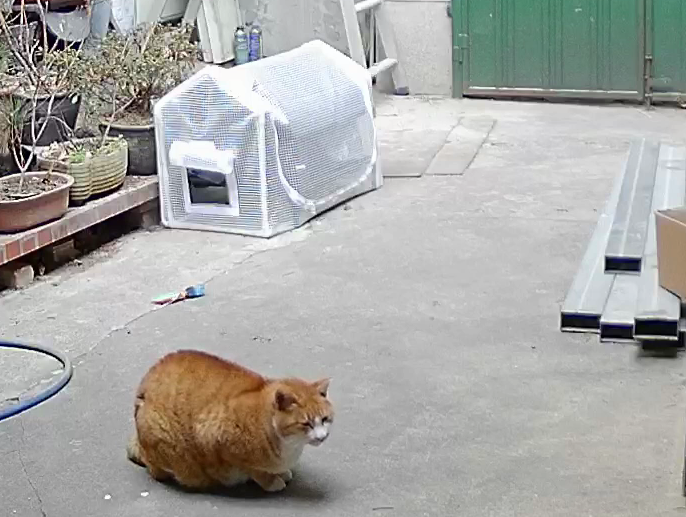
#> input picture vlcsnap-2026-03-23-13h01m34s639.png, 686 x 517 px
$ python -i graphic_assets.py   (imports and definitions only)
#> lines starting #> are read from the running program, lines starting #| are printed output that depends on the picture; after the words box and inside, x2 and y2 are one past the last pixel; in counts of white or black regions, pixels touching at a corner belong together
#> further down, picture is the input picture: PIL image 686x517 RGB; mean R, G, B 168.3, 168.2, 165.2
"""그래픽 오버레이용 라이브러리 PNG 자산 로더 (#71).

기존 ``src/clip_editor.py`` 의 ``_draw_reaction_icon_shape`` / ``_build_smell_cloud_image``
/ ``_render_alert_png`` / ``_render_target_png`` 가 직접 도형을 그리던 코드의 **상위 옵션**
으로 동작한다. 자산이 있으면 PIL 이미지를 그대로 반환하고, 없으면 ``None`` 을 돌려 호출
측이 기존 벡터 그리기 폴백을 타게 한다.

자산 위치: ``assets/graphics/{category}/{name}.png`` (Twemoji 72×72, CC-BY 4.0).
파일이 추가/교체되면 별도 코드 변경 없이 적용된다.
"""

from __future__ import annotations

from functools import lru_cache
from pathlib import Path

# 리포 루트 기준 자산 디렉토리. ``src/clip_editor.py`` 와 같은 작업 디렉토리 가정.
_ASSETS_ROOT = Path(__file__).resolve().parent.parent / "assets" / "graphics"


# 카테고리/이름 → 파일명. 새로운 자산을 추가하려면 카테고리 dict 에 한 줄 더한다.
# 카테고리 키는 clip_editor 분기에서 그대로 사용한다.
_ASSET_TABLE: dict[str, dict[str, str]] = {
    "reaction": {
        "thunder": "thunder.png",
        "sweat": "sweat.png",
        "question": "question.png",
        "exclamation": "exclamation.png",
    },
    "alert": {
        "warning": "warning.png",
        "info": "info.png",
        "error": "error.png",
    },
    "target": {
        "crosshair": "crosshair.png",
        "arrow": "arrow.png",
    },
    "smell": {
        # 단일 cloud 자산을 후처리(colorize)로 색 변환. green/brown/white 등은
        # 호출 측이 직접 PIL 로 변환한다.
        "cloud": "cloud.png",
    },
}


# [73 lines left out: functions get_asset_path, _load_asset_cached, load_resized_asset, colorize_asset, not called in this run]


# ── 주색상 추출 + 글로우 후처리 (#71 후속) ─────────────────────────────────
# Twemoji 단색 톤이 영상 배경에 묻혀 가독성이 낮은 문제를 보완. 자산의 주색상
# (알파>128 픽셀의 가중 평균)으로 외곽 글로우를 자동 합성한다. 사용자가 색을
# 직접 지정하지 않아도 reaction(노랑/파랑/빨강 등) 별로 적절한 톤이 나오도록.

# 글로우 권장 톤 — 채도 가중 평균이 자산의 인지 색과 어긋날 때 사용 (예: Twemoji ❓
# 는 빨간 배경에 흰 물음표라 평균은 빨강이 우세하지만 "물음표=파랑" 인지 톤이 더
# 적절). 명시 매핑이 있으면 항상 우선, 없으면 dominant_color 폴백.
_PREFERRED_GLOW_RGB: dict[tuple[str, str], tuple[int, int, int]] = {
    ("reaction", "thunder"): (255, 220, 50),    # 옐로우
    ("reaction", "sweat"): (90, 180, 245),       # 라이트블루
    ("reaction", "question"): (90, 160, 255),    # 블루
    ("reaction", "exclamation"): (255, 90, 90),  # 레드
    ("alert", "warning"): (255, 200, 60),
    ("alert", "info"): (70, 150, 230),
    ("alert", "error"): (240, 60, 60),
    ("target", "crosshair"): (255, 80, 80),
    ("target", "arrow"): (70, 160, 230),
    ("smell", "cloud"): (220, 220, 220),
}


# [15 lines left out: functions preferred_glow_color, _dominant_color_cached, not called in this run]


def _compute_dominant_color(image) -> tuple[int, int, int] | None:
    """RGBA 이미지에서 채도 가중 평균 RGB 를 반환. 알파>128 픽셀만 사용.

    채도 가중을 쓰는 이유: Twemoji 는 흰색 하이라이트가 많아 단순 평균이 회색에
    가까워지는 경향. (max-min) 로 채도를 근사해 곱해주면 ⚡ 노랑/💧 파랑/💢 빨강
    같은 식별색이 살아남는다. 채도 가중 합이 너무 작으면(=거의 무채색) 단순 평균
    으로 폴백.
    """
    if image is None:
        return None
    try:
        from PIL import Image  # noqa: F401
    except ImportError:
        return None
    if image.mode != "RGBA":
        image = image.convert("RGBA")
    # 작은 썸네일로 다운샘플 — 72x72 자산도 5000+ 픽셀, 32x32 면 충분.
    thumb = image.copy()
    thumb.thumbnail((32, 32))
    px = thumb.load()
    w, h = thumb.size
    sum_r = sum_g = sum_b = 0.0
    sum_w = 0.0
    plain_r = plain_g = plain_b = 0.0
    plain_c = 0
    for y in range(h):
        for x in range(w):
            r, g, b, a = px[x, y]
            if a < 128:
                continue
            sat = max(r, g, b) - min(r, g, b)  # 0~255
            plain_r += r; plain_g += g; plain_b += b; plain_c += 1
            if sat <= 0:
                continue
            weight = sat / 255.0
            sum_r += r * weight
            sum_g += g * weight
            sum_b += b * weight
            sum_w += weight
    if sum_w > 1e-6:
        return (
            int(round(sum_r / sum_w)),
            int(round(sum_g / sum_w)),
            int(round(sum_b / sum_w)),
        )
    if plain_c > 0:
        return (
            int(round(plain_r / plain_c)),
            int(round(plain_g / plain_c)),
            int(round(plain_b / plain_c)),
        )
    return None


def dominant_color(category: str, name: str) -> tuple[int, int, int] | None:
    """카테고리/이름 → 주색상 RGB. 자산 미존재 시 None."""
    return _dominant_color_cached((category, name))


def add_outer_glow(
    image,
    color_rgb: tuple[int, int, int] | None = None,
    blur_radius: int | None = None,
    intensity: float = 1.0,
    pad: int | None = None,
    outline_color: tuple[int, int, int] = (0, 0, 0),
    outline_width: int | None = None,
):
    """이미지 외곽에 글로우(어우라) + 외곽선을 합성한 RGBA 사본을 반환한다.

    동작:
      1. 입력보다 ``pad`` 만큼 큰 캔버스에 알파 마스크를 가져와 가우시안 블러로 부풂(글로우).
      2. 같은 알파 마스크를 작은 반경(MaxFilter)으로 살짝 부풀려 외곽선 레이어를 만듬.
      3. 캔버스 위에 글로우 → 외곽선 → 원본 이미지 순으로 alpha_composite.

    파라미터:
      color_rgb: 글로우 색. None 이면 입력 이미지의 주색상으로 자동 선택.
      blur_radius: 가우시안 블러 반경(px). None 이면 입력 크기 기준 자동 (max(short_edge*0.18, 4)).
      intensity: 글로우 알파 multiplier (0.0~2.0 권장). 기본 1.0.
      pad: 캔버스 패딩(px). None 이면 blur_radius*2.
      outline_color: 외곽선 RGB. 기본 검정.
      outline_width: 외곽선 두께(px). None 이면 short_edge*0.025 (대략 자산의 2~3%).

    None 반환: 입력이 None 이거나 PIL 미설치.
    """
#> called with intensity = 1, outline_color = (0, 0, 0)
    if image is None:
        return None
    try:
        from PIL import Image, ImageFilter
    except ImportError:
        return image

    if image.mode != "RGBA":
        image = image.convert("RGBA")

    w, h = image.size
#> w = 686; h = 517
    short_edge = min(w, h)
#> short_edge = 517
    if blur_radius is None:
        blur_radius = max(4, int(short_edge * 0.18))
#> blur_radius = 93
    if pad is None:
        pad = blur_radius * 2
#> pad = 186
    if outline_width is None:
        outline_width = max(1, int(short_edge * 0.025))
#> outline_width = 12

    if color_rgb is None:
        color_rgb = _compute_dominant_color(image) or (255, 255, 255)
#> in _compute_dominant_color, `thumb.thumbnail((32, 32))`:
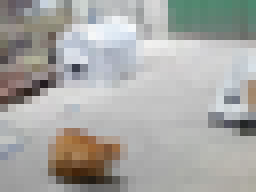
#> thumb: PIL image 32x24 RGBA (shown 8 times larger); mean R, G, B, A 168.3, 168.2, 165.2, 255
#> after the loop in _compute_dominant_color, `for y in range(h):`: plain_b = 126874; plain_c = 768; plain_g = 129159; plain_r = 129232; sum_b = 4251.3; sum_g = 4773.7; sum_r = 5001.7; sum_w = 35.3
#> color_rgb = (142, 135, 120)

    canvas_w = w + pad * 2
#> canvas_w = 1058
    canvas_h = h + pad * 2
#> canvas_h = 889

    # 알파 마스크를 캔버스에 패딩하여 배치 (글로우/외곽선 공유)
    mask = Image.new("L", (canvas_w, canvas_h), 0)
#> mask: PIL image 1058x889 L; every value is 0
    src_alpha = image.split()[3]
#> src_alpha: PIL image 686x517 L; every value is 255
    mask.paste(src_alpha, (pad, pad))
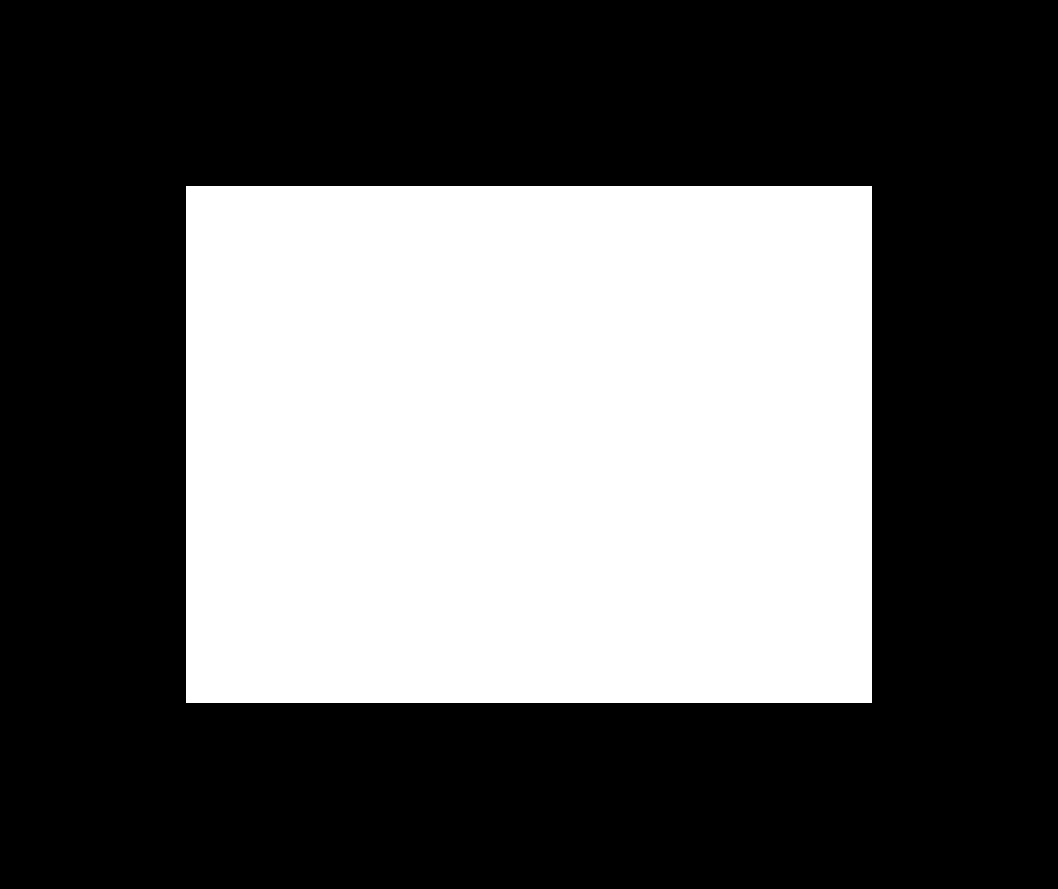
#> mask: PIL image 1058x889 L; 37.7% white; 1 white region, box (x1, y1, x2, y2) and area: (186, 186, 872, 703) 354662

    # 1) 글로우 — 큰 반경의 가우시안 블러
    blurred = mask.filter(ImageFilter.GaussianBlur(radius=blur_radius))
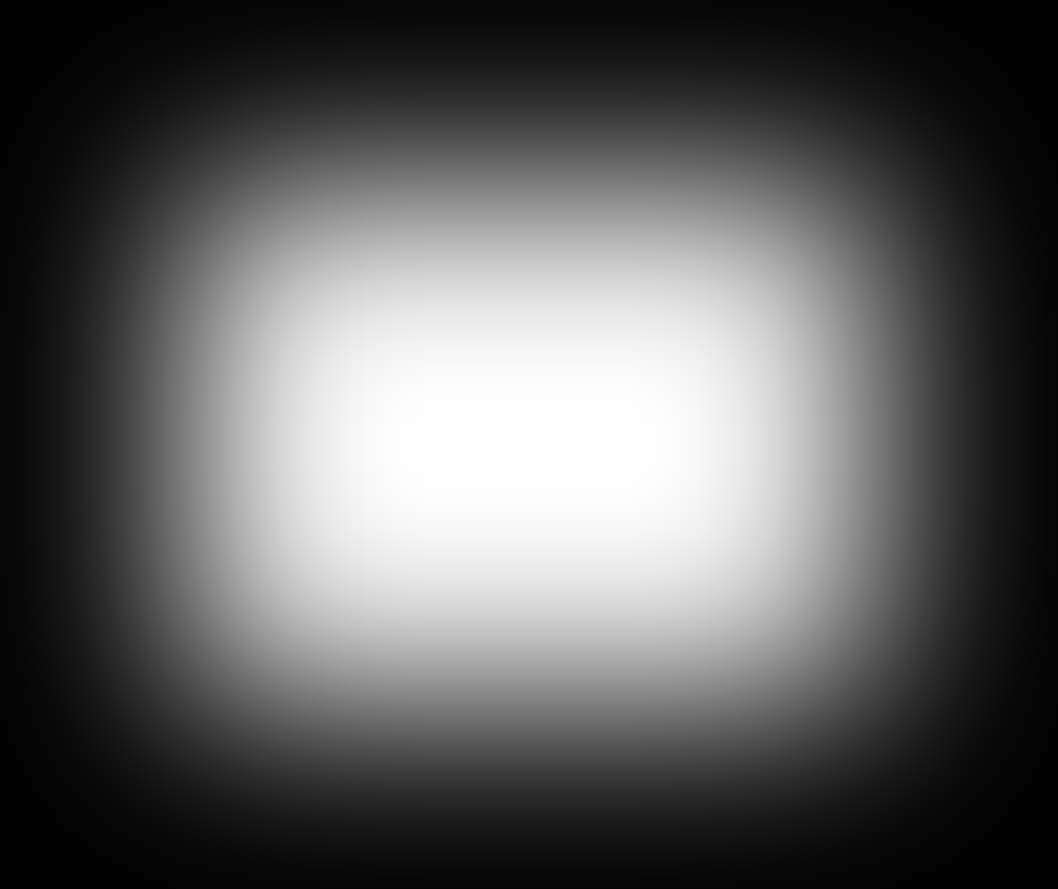
#> blurred: PIL image 1058x889 L; min 0, max 255, mean 95.9
    if intensity != 1.0:
        blurred = blurred.point(lambda v: min(255, int(v * intensity)))
    glow_layer = Image.new("RGBA", (canvas_w, canvas_h), color_rgb + (0,))
    glow_layer.putalpha(blurred)
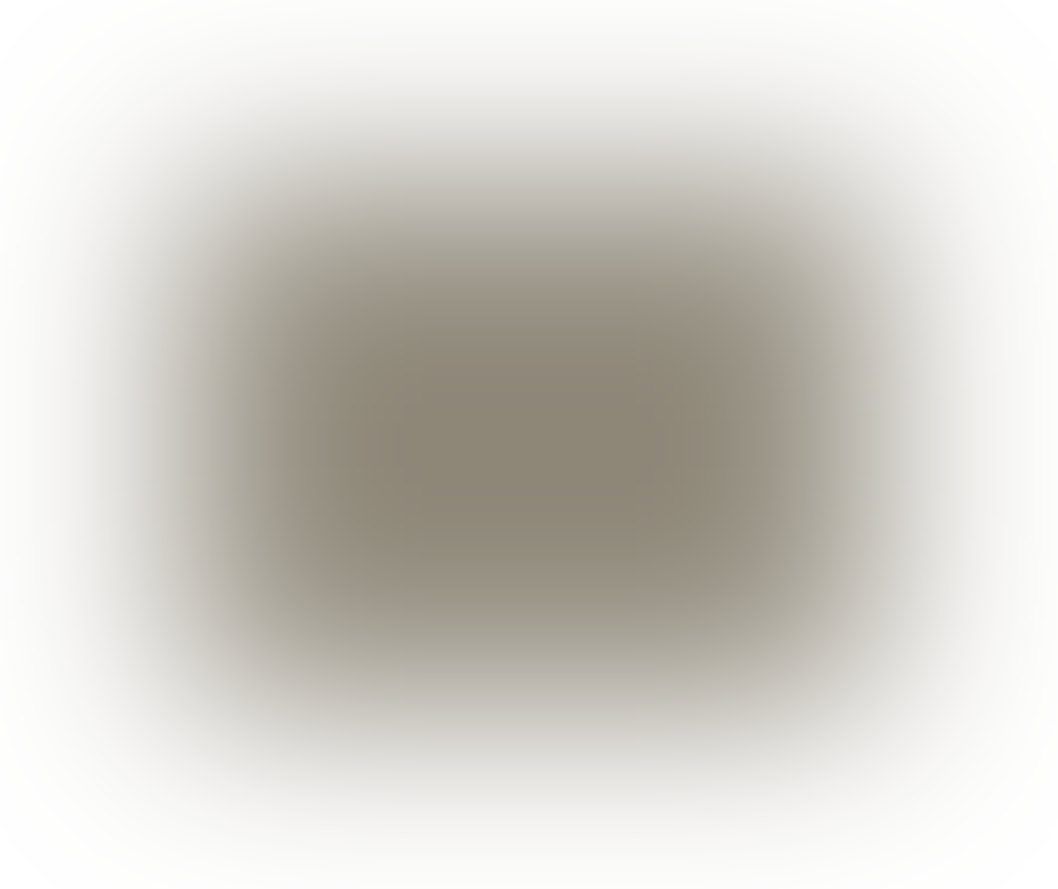
#> glow_layer: PIL image 1058x889 RGBA; mean R, G, B, A 142, 135, 120, 95.9; transparent parts drawn white

    # 2) 외곽선 — 알파 마스크를 MaxFilter 로 ``outline_width`` 만큼 살짝 부풀려 검정 단색 레이어.
    # MaxFilter 는 홀수 size 만 지원하므로 2*w+1 사용. 작은 GaussianBlur 로 살짝 부드럽게.
    if outline_width > 0:
        dilate_size = outline_width * 2 + 1
#> dilate_size = 25
        # MaxFilter 는 큰 커널일 때 비싸므로 단계 반복으로 대체
        outline_alpha = mask
        remaining = outline_width
#> remaining = 12
        while remaining > 0:
            step = min(remaining, 5)  # 한 번에 최대 5px
            outline_alpha = outline_alpha.filter(ImageFilter.MaxFilter(step * 2 + 1))
            remaining -= step
#> after the loop, remaining = 0
        # 살짝 부드럽게 (계단현상 제거)
        outline_alpha = outline_alpha.filter(ImageFilter.GaussianBlur(radius=0.7))
        outline_layer = Image.new("RGBA", (canvas_w, canvas_h), outline_color + (0,))
#> outline_layer: PIL image 1058x889 RGBA; every value is 0
        outline_layer.putalpha(outline_alpha)
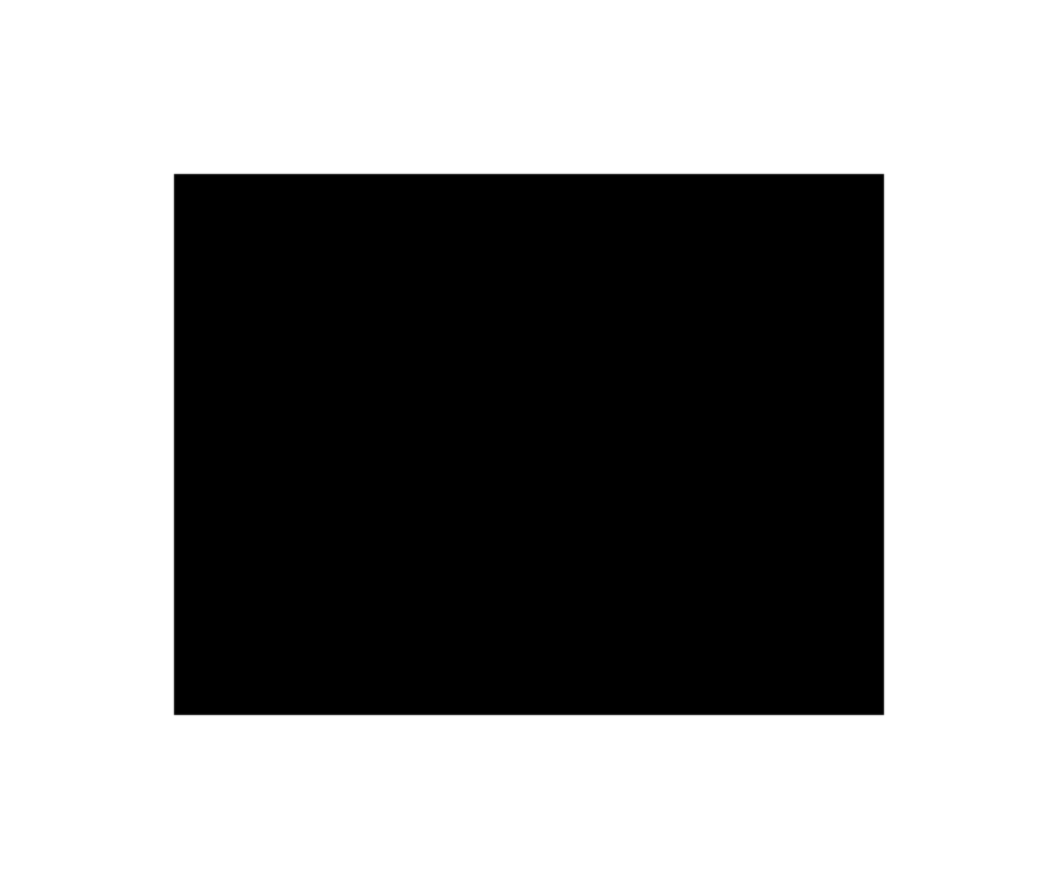
#> outline_layer: PIL image 1058x889 RGBA; mean R, G, B, A 0, 0, 0, 104.1; transparent parts drawn white
    else:
        outline_layer = None

    # 최종 합성 캔버스: 글로우 → 외곽선 → 원본
    canvas = Image.new("RGBA", (canvas_w, canvas_h), (0, 0, 0, 0))
    canvas.alpha_composite(glow_layer)
    if outline_layer is not None:
        canvas.alpha_composite(outline_layer)
    canvas.alpha_composite(image, dest=(pad, pad))
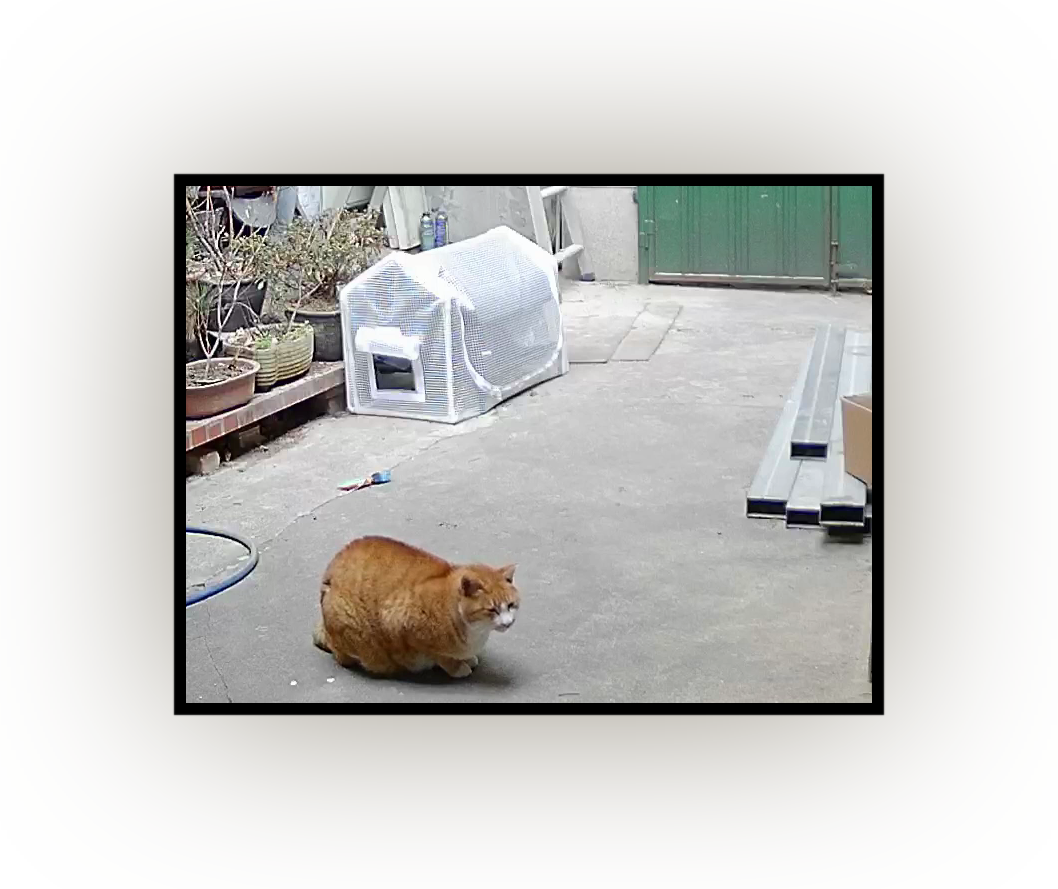
#> canvas: PIL image 1058x889 RGBA; mean R, G, B, A 146.3, 142.2, 132.3, 123.6; transparent parts drawn white
    return canvas


__all__ = [
    "get_asset_path",
    "load_resized_asset",
    "colorize_asset",
    "dominant_color",
    "preferred_glow_color",
    "add_outer_glow",
]

>>> from PIL import Image
>>> picture = Image.open('../vlcsnap-2026-03-23-13h01m34s639.png')
>>> result = add_outer_glow(picture)
